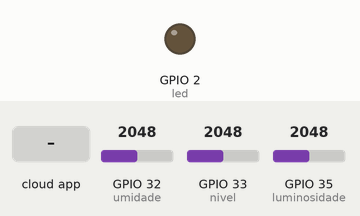
This sketch was run on a simulated ESP32. Shown: output pins drawn as LEDs (lit = HIGH). The inputs (shaded band) are chosen by the test bench; at power-on: GPIO 35 (luminosidade) = 2048, GPIO 32 (umidade) = 2048, GPIO 33 (nivel) = 2048. WiFi joins after 1.5 s; servers stay silent unless stated; no MQTT or app messages arrive unless stated; what the sketch prints to the serial monitor is not drawn.

Above: at 2.7 s.
2.8 s: the phone or cloud app sets led to ON
At 3.2 s:
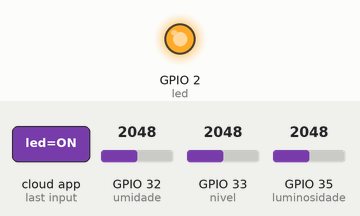
4.3 s: GPIO 35 (luminosidade) set to 3540
8.0 s: GPIO 35 (luminosidade) set to 3460
Timing chart, 0 to 11.0 s (numbered marks = the images above; inputs shaded):
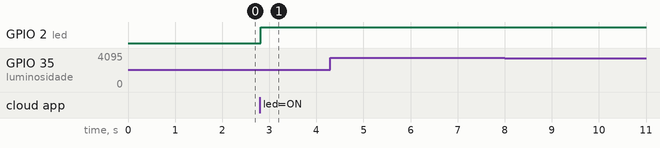

Measured:
- after the input at 2.8 s, GPIO 2 (led): LOW → HIGH at once
- after the input at 4.3 s, every drawn part: stays the same
- after the input at 8.0 s, every drawn part: stays the same

The sketch:

mqttEsp32Adafruit.ino
```cpp
/***********************************************************************************/
/*******PROJETO DE MONITORAMENTO IOT PARA A DISCIPLINA DE MICROCONTROLADORES********/
/************************UNIVERSIDADE DE PERNAMBUCO*********************************/
/***************************Data:28/06/2019*****************************************/
/***********************************************************************************/

/************************* Inclusão das Bibliotecas *********************************/
#include <WiFi.h>
#include <Adafruit_MQTT.h>
#include <Adafruit_MQTT_Client.h>
#include <ArduinoOTA.h>
#include <ESPmDNS.h>
#include <WiFiUdp.h>

/************************* Conexão WiFi*********************************/
#define WIFI_SSID   "Nome da sua rede"
#define WIFI_PASS   "senha"

/********************* Credenciais Adafruit io *************************/
#define IO_USERNAME  "seu user Adafruit"
#define IO_KEY       "Key Adafruit"

/********************** Variaveis globais *******************************/
WiFiClient client;
Adafruit_MQTT_Client mqtt(&client, "io.adafruit.com", 1883 , IO_USERNAME, IO_KEY);
int led = 2;
#define umidade 32
#define luminosidade 35
#define nivel 33

/****************************** Declaração dos Feeds ***************************************/

/* feed responsavel por receber os dados da nossa dashboard */
Adafruit_MQTT_Subscribe _led = Adafruit_MQTT_Subscribe(&mqtt, "isabellagalvao/f/led", MQTT_QOS_1);

/* feed responsavel por enviar os dados do sensor para nossa dashboard */
Adafruit_MQTT_Publish   _umidade = Adafruit_MQTT_Publish(&mqtt, "isabellagalvao/f/umidade", MQTT_QOS_1);
Adafruit_MQTT_Publish   _luminosidade = Adafruit_MQTT_Publish(&mqtt, "isabellagalvao/f/luminosidade", MQTT_QOS_1);
Adafruit_MQTT_Publish   _nivel = Adafruit_MQTT_Publish(&mqtt, "isabellagalvao/f/nivel", MQTT_QOS_1);


void setup() {
  /* Definindo Saídas e Entradas */
  pinMode(led, OUTPUT);
  pinMode(umidade, INPUT);
  pinMode(luminosidade, INPUT);
  pinMode(nivel, INPUT);

  /* Comunicação Serial*/
  Serial.begin(115200);

  /* Conexão Wi-Fi*/
  WiFi.begin(WIFI_SSID, WIFI_PASS);
  while (WiFi.status() != WL_CONNECTED) {
    Serial.print(".");
    delay(250);
  }
  /*Compilar Wireless*/
  bootRemOtA();

  /*Inicializando o protocolo MQTT*/
  initMQTT();
}

void loop() {
  /* Chamando função que compila codigo remotamente */
  ArduinoOTA.handle();

  /*Chamando função que conecta ao Adafruit*/
  conectar_broker();

  /*carregandos pacotes*/
  mqtt.processPackets(5000);

  /* Chamando funçoes de envio de dados para o broker*/
  /* São necessários 2s de intervalo entre o envio/recebimento de dados para a contra FREE da Adafruit*/
  umidade_publish();
  luminosidade_publish();
  nivel_publish();
  delay(2000);
}

/* Função que inicia protocolo MQTT*/
void initMQTT() {
  _led.setCallback(led_callback);
  mqtt.subscribe(&_led);
}

/* Função que conecta ao broker */
void conectar_broker() {
  int8_t ret;

  if (mqtt.connected()) {
    return;
  }
  Serial.println("Conectando - se ao CloudMQTT...");
  uint8_t num_tentativas = 3;
  while ((ret = mqtt.connect()) != 0) {
    Serial.println(mqtt.connectErrorString(ret));
    Serial.println("Falha. Tentando se reconectar em 1 segundos.");
    mqtt.disconnect();
    delay(1000);
    num_tentativas--;
  }
}

/************************** Função que recebe informações do Broker***********************************************/
void led_callback(char *data, uint16_t len) {
  String prinToSerial = data;

  if (prinToSerial == "ON") {
    digitalWrite(led, HIGH);
  }
  else
  {
    digitalWrite(led, LOW);
  }

  Serial.print("Servidor: ");
  Serial.println(prinToSerial);
  Serial.println("valor metodo");
  Serial.println(prinToSerial.toInt());
}

/************************** Funções de envio de informações para o Broker***********************************************/
void umidade_publish(void) {
  int valor = map(analogRead(umidade), 4095, 0, 10, 100); //traz a leitura do sensor para o range de 0 a 100

Serial.print("\n valor umidade: ");
Serial.print(valor);

  if (!_umidade.publish(valor)) {                         //Envia e verifica o recebimento do dado
    Serial.print(F("\n Falha ao enviar umidade!"));
  }
  else{
    Serial.println(F("\n umidade enviado!"));             //Tratamento de erro
  }
}

void luminosidade_publish(void) {
  int valor = analogRead(luminosidade);
  char iconSun[] = "w:day-sunny";
  char iconCloud[] = "cloud";

Serial.print("\n valor luminosidade: ");
Serial.print(valor);

  if (valor >= 3500) {
    if(_luminosidade.publish(iconSun)){
      Serial.print("\n luminosidade enviada - ");
      Serial.print("ensolarado!");
    }
    else{
      Serial.print("\nluminosidade NÃO enviada");
    }
  }
  else{
    if(_luminosidade.publish(iconCloud)){
      Serial.print("\nluminosidade enviada - ");
      Serial.print(" nublado!");
    }
    else{
      Serial.print("luminosidade NÃO enviada");
    }
  }
}

void nivel_publish(void) {
  int valorAnalog = analogRead(nivel);
  Serial.print("\n ANALOG NIVEL: ");
  Serial.print(valorAnalog);

  int valor = map(analogRead(nivel), 2230, 0, 100, 0);

  Serial.print("\n valor nivel: ");
  Serial.print(valor);

  if (!_nivel.publish(valor)) {
    Serial.print(F("\n Falha ao enviar nivel!"));
//    delay(1000);
  }
  else{
    Serial.println(F("\n nivel enviado!"));
  }
}

/***************************** Função que faz compilação por meio da rede Wi-Fi ************************************/
void bootRemOtA(){
//  Serial.println("Booting");
//  WiFi.mode(WIFI_STA);
//  WiFi.begin(WIFI_SSID, WIFI_PASS);
//  while (WiFi.waitForConnectResult() != WL_CONNECTED) {
//    Serial.println("Connection Failed! Rebooting...");
//    delay(5000);
//    ESP.restart();
//  }

  // Porta padrão 3232
   ArduinoOTA.setPort(3232);

  // Hostname padrão esp3232-[MAC]
  ArduinoOTA.setHostname("myesp32");

  ArduinoOTA.setPassword("admin");

  // A senha também pode ser definida por MD5
  // Gerador de chave MD5: https://www.md5hashgenerator.com/
  //MD5(admin) = 21232f297a57a5a743894a0e4a801fc3
  ArduinoOTA.setPasswordHash("dc7161be3dbf2250c8954e560cc35060");

  ArduinoOTA
    .onStart([]() {
      String type;
      if (ArduinoOTA.getCommand() == U_FLASH)
        type = "sketch";
      else // U_SPIFFS
        type = "filesystem";

      // NOTE: if updating SPIFFS this would be the place to unmount SPIFFS using SPIFFS.end()
      Serial.println("Start updating " + type);
    })
    .onEnd([]() {
      Serial.println("\nEnd");
    })
    .onProgress([](unsigned int progress, unsigned int total) {
      Serial.printf("Progress: %u%%\r", (progress / (total / 100)));
    })
    .onError([](ota_error_t error) {
      Serial.printf("Error[%u]: ", error);
      if (error == OTA_AUTH_ERROR) Serial.println("Auth Failed");
      else if (error == OTA_BEGIN_ERROR) Serial.println("Begin Failed");
      else if (error == OTA_CONNECT_ERROR) Serial.println("Connect Failed");
      else if (error == OTA_RECEIVE_ERROR) Serial.println("Receive Failed");
      else if (error == OTA_END_ERROR) Serial.println("End Failed");
    });

  ArduinoOTA.begin();

  Serial.println("Ready");
  Serial.print("IP address: ");
  Serial.println(WiFi.localIP());
}
```
